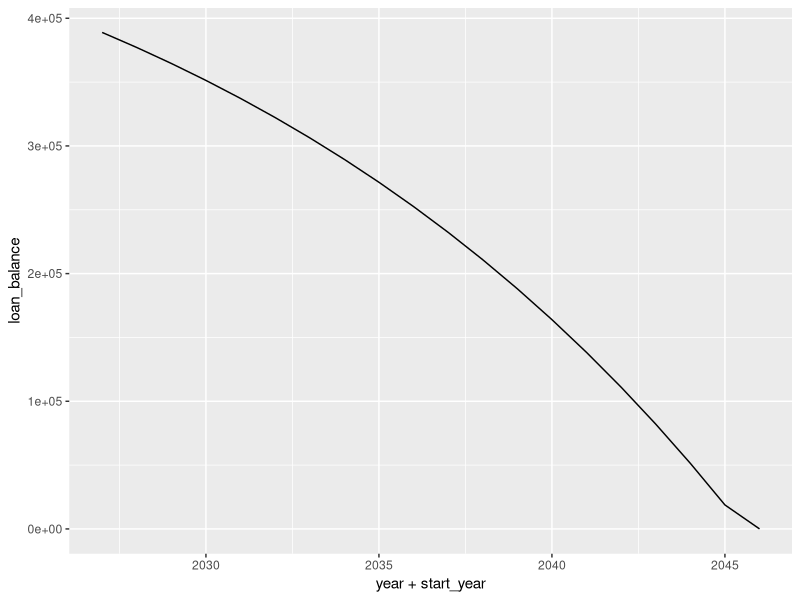

This figure's R source:

library(dplyr)
library(ggplot2)

deposit_value <- 100000
house_price <- 500000
start_year <- 2026

loan_value <- house_price - deposit_value
interest_rate_pa <- 0.06
loan_term <- 30
extra_monthly_payments <- 500


###############################################################################
loan_balance <-  loan_value
cumulative_interest <-  0
cumulative_principle <-  0

init_monthly_interest <-  loan_value * interest_rate_pa / 12
init_monthly_principle <-  0.2 * init_monthly_interest
monthly_total <-  init_monthly_interest + init_monthly_principle

monthly_interest <-  init_monthly_interest

by_month_table <- data.frame(
  year = integer(),
  month = integer(),
  loan_balance = numeric(),
  monthly_principle = numeric(),
  cumulative_principle = numeric(),
  monthly_interest = numeric(),
  cumulative_interest = numeric()
)


for (year in 1:30){

  if (loan_balance <= 0){
    break
  }

    for (month in 1:12){


      monthly_principle <-  monthly_total - monthly_interest + extra_monthly_payments
      loan_balance <-  loan_balance - monthly_principle

      cumulative_interest <- cumulative_interest + monthly_interest
      cumulative_principle <- cumulative_principle + monthly_principle

      monthly_table <- data.frame(
        year = year,
        month = month,
        loan_balance = loan_balance,
        monthly_principle = monthly_principle,
        cumulative_principle = cumulative_principle,
        monthly_interest = monthly_interest,
        cumulative_interest = cumulative_interest

      )

      if (loan_balance <= 0){

        monthly_table$cumulative_principle <- monthly_table$cumulative_principle + loan_balance
        monthly_table$monthly_principle <- monthly_table$monthly_principle + loan_balance
        monthly_table$loan_balance <- 0

        by_month_table <- rbind(by_month_table, monthly_table)

        break

      } else {

        by_month_table <- rbind(by_month_table, monthly_table)

        monthly_interest <-  loan_balance * interest_rate_pa / 12

      }

    }

  }


by_year_table <- by_month_table %>% group_by(year) %>% summarise(loan_balance = last(loan_balance),
                                                               yearly_principle = sum(monthly_principle),
                                                               cumulative_principle = last(cumulative_principle),
                                                               yearly_interest = sum(monthly_interest),
                                                               cumulative_interest = last(monthly_interest))

total_cost = sum(by_year_table$yearly_principle) + sum(by_year_table$yearly_interest)
time_to_pay_off <- paste0(max(by_year_table$year), " years, ", last(by_month_table$month), " months")

ggplot(data = by_year_table,
       mapping = aes(x = year + start_year, y = loan_balance)) +
  geom_line()

print(total_cost)
print(time_to_pay_off)
